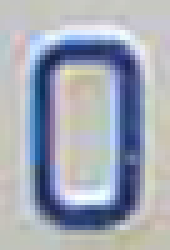
%> input picture Octave/samples/cardIO/1-0.png, 34 x 50 px (shown 5 times larger)
$ octave cardio.m   (GNU Octave 9; MATLAB toolbox functions it lacks are replaced by stand-ins)
%> lines starting %> are read from the running program, lines starting %| are printed output that depends on the picture
% card io testing
%
% Milli [23th September 2014]

clear all;
close all;

% read image
I = imread('1-0.png');
%> I is the input picture: size 50x34x3 uint8; mean R, G, B 163.1, 169.4, 181.6
Ig = rgb2gray(I);
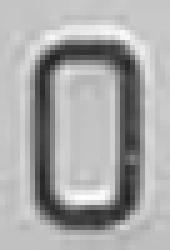
%> Ig: size 50x34 uint8 (shown 5 times larger); min 34, max 254, mean 168.9

% size for ref
s = size(Ig);
%> s = [50 34]
printf('dimensions of the image %d X %d\n', s(1), s(2));
%| dimensions of the image 50 X 34

% Construct inp pixel set
data = zeros(s(1)*s(2), 3);

rowno = 1;
for(i = 1:s(1))
	for(j = 1:s(2))
		pix = Ig(i, j);

		% set the point in data
		data(rowno, :) = [i, j, pix];
		rowno++;
	endfor
endfor
%> after the loop, data = 1700 rows, first 12: [1 1 196; 1 2 196; 1 3 196; 1 4 196; 1 5 196; 1 6 196; 1 7 196; 1 8 197; 1 9 197; 1 10 198; 1 11 199; 1 12 199]; rowno = 1701

% run db scan here
epsv = 2.5;
minp = 4;
printf('Running DBSCAN with eps : %d and minPoints : %d \n', epsv, minp);
%> (the run ends here)
